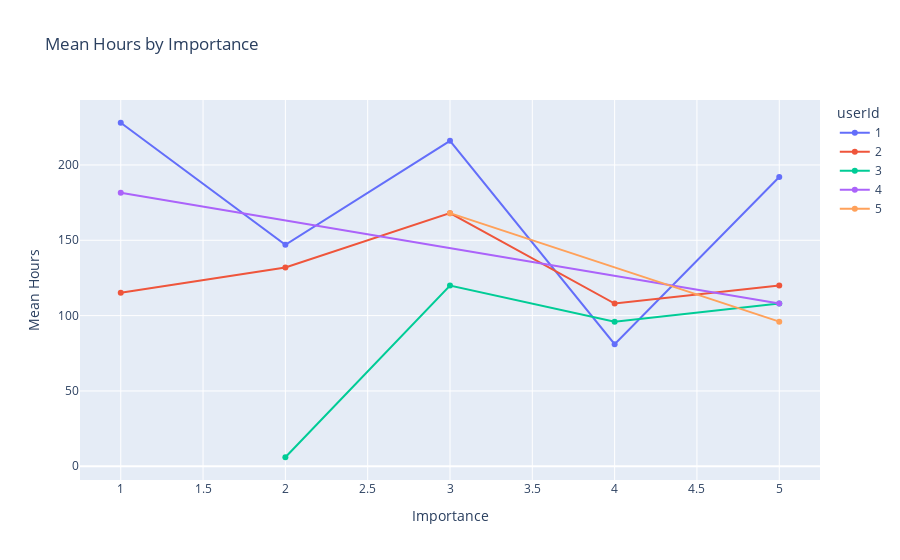

Write notebook code for a chart like this one.
### Code cell
fig = px.line(
    combined_df,
    x='details.importance',
    y='mean_hours',
    title='Mean Hours by Importance',
    color='userId',
    markers=True,
    labels={
        'details.importance': 'Importance',
        'mean_hours': 'Mean Hours'
    }
)
fig.show()

### Figure 1 — Plotly figure (JSON) as saved in the notebook; plotly's stock layout.template omitted (floating-point values rounded to 4 significant figures)
{"data": [{"hovertemplate": "userId=1<br>Importance=%{x}<br>Mean Hours=%{y}<extra></extra>", "legendgroup": "1", "line": {"color": "#636efa", "dash": "solid"}, "marker": {"symbol": "circle"}, "mode": "lines+markers", "name": "1", "orientation": "v", "showlegend": true, "type": "scatter", "x": [1, 2, 3, 4, 5], "xaxis": "x", "y": [228.0, 147.0, 216.0, 81.0, 192.0], "yaxis": "y"}, {"hovertemplate": "userId=2<br>Importance=%{x}<br>Mean Hours=%{y}<extra></extra>", "legendgroup": "2", "line": {"color": "#EF553B", "dash": "solid"}, "marker": {"symbol": "circle"}, "mode": "lines+markers", "name": "2", "orientation": "v", "showlegend": true, "type": "scatter", "x": [1, 2, 3, 4, 5], "xaxis": "x", "y": [115.2, 132.0, 168.0, 108.0, 120.0], "yaxis": "y"}, {"hovertemplate": "userId=3<br>Importance=%{x}<br>Mean Hours=%{y}<extra></extra>", "legendgroup": "3", "line": {"color": "#00cc96", "dash": "solid"}, "marker": {"symbol": "circle"}, "mode": "lines+markers", "name": "3", "orientation": "v", "showlegend": true, "type": "scatter", "x": [2, 3, 4, 5], "xaxis": "x", "y": [6.0, 120.0, 96.0, 108.0], "yaxis": "y"}, {"hovertemplate": "userId=4<br>Importance=%{x}<br>Mean Hours=%{y}<extra></extra>", "legendgroup": "4", "line": {"color": "#ab63fa", "dash": "solid"}, "marker": {"symbol": "circle"}, "mode": "lines+markers", "name": "4", "orientation": "v", "showlegend": true, "type": "scatter", "x": [1, 5], "xaxis": "x", "y": [181.5, 108.0], "yaxis": "y"}, {"hovertemplate": "userId=5<br>Importance=%{x}<br>Mean Hours=%{y}<extra></extra>", "legendgroup": "5", "line": {"color": "#FFA15A", "dash": "solid"}, "marker": {"symbol": "circle"}, "mode": "lines+markers", "name": "5", "orientation": "v", "showlegend": true, "type": "scatter", "x": [3, 5], "xaxis": "x", "y": [168.0, 96.0], "yaxis": "y"}], "layout": {"legend": {"title": {"text": "userId"}, "tracegroupgap": 0}, "title": {"text": "Mean Hours by Importance"}, "xaxis": {"anchor": "y", "domain": [0, 1], "title": {"text": "Importance"}}, "yaxis": {"anchor": "x", "domain": [0, 1], "title": {"text": "Mean Hours"}}}}
